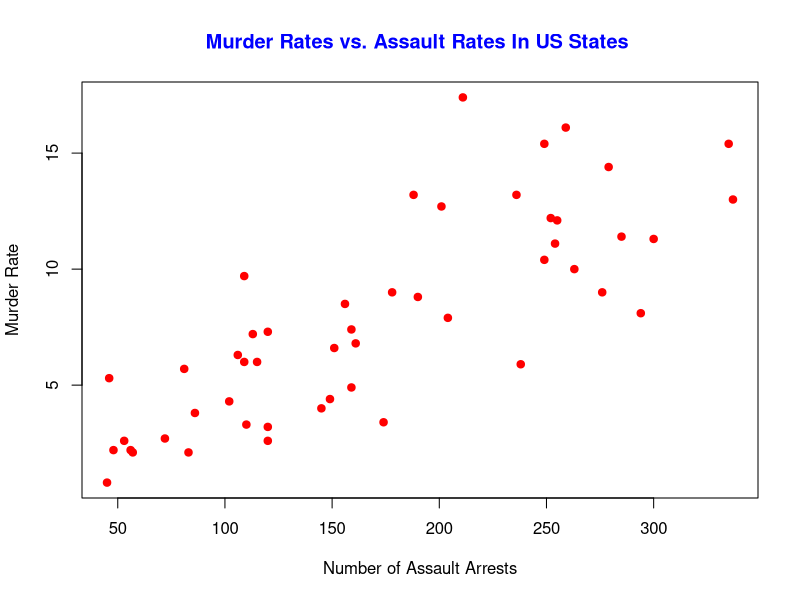
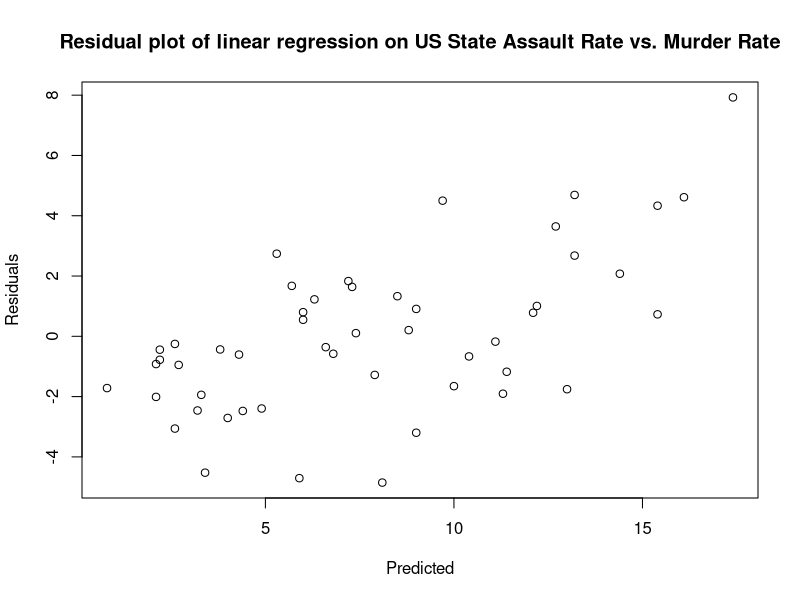

Recreate these plots in R, in order. (Note: this script raises an error after producing the figures.)
# Get US arrest data
data("USArrests")

# > Comparing Assault Rates (predictor) to Murder Rates
# - Assault rates(x) vs. Murder Rates(y)
plot(USArrests$Assault,USArrests$Murder,main="Murder Rates vs. Assault Rates In US States ", 
     xlab="Number of Assault Arrests", ylab="Murder Rate", pch=19, 
     col="red",bg="darkblue", col.main="blue")

# > Regression analysis of Assault rates predicting murder rates
# lm(y~x)
regression = lm(USArrests$Murder~USArrests$Assault)

summary(regression)
anova(regression)

# > Check conditions needed to run linear regression inference
plot(USArrests$Murder, resid(regression), ylab="Residuals",xlab="Predicted",
     main="Residual plot of linear regression on US State Assault Rate vs. Murder Rate")

# Viewing data

# Gives Mean
mean(USArrests$Assault)

# Gives st. dv.
sd(USArrests$Assault)

# Finding S_{xx}
sx = sum((USArrests$Assault-mean(USArrests$Assault))^2)
# Finding sum(y-yhat)^2
yhatsum = sum((USArrests$Murder-(0.631+0.041*USArrests$Assault))^2)


# Running a Confidence Interval
confint(regression,level=0.95)

# Running an Inference Test on our Linear model ("Is there significant statistical correlation?")
inference(x=0.041, alternative = "twosided", type="ht", statistic = "mean", conf_level = 0.05)

